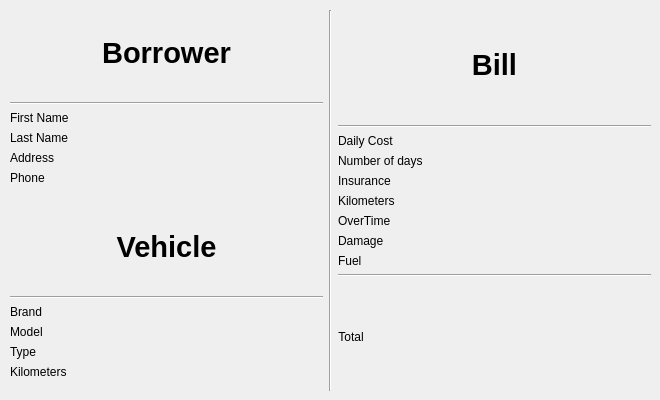
    <widget class="QWidget" name="pageBill">
     <widget class="QWidget" name="horizontalLayoutWidget_3">
      <property name="geometry">
       <rect>
        <x>10</x>
        <y>10</y>
        <width>641</width>
        <height>381</height>
       </rect>
      </property>
      <layout class="QHBoxLayout" name="horizontalLayout_7">
       <item>
        <layout class="QVBoxLayout" name="verticalLayout_8">
         <item>
          <widget class="QLabel" name="label_42">
           <property name="font">
            <font>
             <pointsize>22</pointsize>
             <weight>75</weight>
             <bold>true</bold>
            </font>
           </property>
           <property name="text">
            <string>Borrower</string>
           </property>
           <property name="alignment">
            <set>Qt::AlignCenter</set>
           </property>
          </widget>
         </item>
         <item>
          <widget class="Line" name="line_21">
           <property name="orientation">
            <enum>Qt::Horizontal</enum>
           </property>
          </widget>
         </item>
         <item>
          <layout class="QFormLayout" name="formLayout_9">
           <property name="fieldGrowthPolicy">
            <enum>QFormLayout::AllNonFixedFieldsGrow</enum>
           </property>
           <item row="0" column="0">
            <widget class="QLabel" name="label_66">
             <property name="text">
              <string>First Name</string>
             </property>
            </widget>
           </item>
           <item row="0" column="1">
            <widget class="QLabel" name="label_bill_fname">
             <property name="text">
              <string/>
             </property>
            </widget>
           </item>
           <item row="1" column="0">
            <widget class="QLabel" name="label_68">
             <property name="text">
              <string>Last Name</string>
             </property>
            </widget>
           </item>
           <item row="1" column="1">
            <widget class="QLabel" name="label_bill_lname">
             <property name="text">
              <string/>
             </property>
            </widget>
           </item>
           <item row="2" column="0">
            <widget class="QLabel" name="label_70">
             <property name="text">
              <string>Address</string>
             </property>
            </widget>
           </item>
           <item row="2" column="1">
            <widget class="QLabel" name="label_bill_add">
             <property name="text">
              <string/>
             </property>
            </widget>
           </item>
           <item row="3" column="0">
            <widget class="QLabel" name="label_72">
             <property name="text">
              <string>Phone</string>
             </property>
            </widget>
           </item>
           <item row="3" column="1">
            <widget class="QLabel" name="label_bill_phone">
             <property name="text">
              <string/>
             </property>
            </widget>
           </item>
          </layout>
         </item>
         <item>
          <widget class="QLabel" name="label_44">
           <property name="font">
            <font>
             <pointsize>22</pointsize>
             <weight>75</weight>
             <bold>true</bold>
            </font>
           </property>
           <property name="text">
            <string>Vehicle</string>
           </property>
           <property name="alignment">
            <set>Qt::AlignCenter</set>
           </property>
          </widget>
         </item>
         <item>
          <widget class="Line" name="line_22">
           <property name="orientation">
            <enum>Qt::Horizontal</enum>
           </property>
          </widget>
         </item>
         <item>
          <layout class="QFormLayout" name="formLayout_10">
           <item row="0" column="0">
            <widget class="QLabel" name="label_74">
             <property name="text">
              <string>Brand</string>
             </property>
            </widget>
           </item>
           <item row="0" column="1">
            <widget class="QLabel" name="label_bill_brand">
             <property name="text">
              <string/>
             </property>
            </widget>
           </item>
           <item row="1" column="0">
            <widget class="QLabel" name="label_76">
             <property name="text">
              <string>Model</string>
             </property>
            </widget>
           </item>
           <item row="1" column="1">
            <widget class="QLabel" name="label_bill_model">
             <property name="text">
              <string/>
             </property>
            </widget>
           </item>
           <item row="3" column="0">
            <widget class="QLabel" name="label_78">
             <property name="text">
              <string>Kilometers</string>
             </property>
            </widget>
           </item>
           <item row="3" column="1">
            <widget class="QLabel" name="label_bill_km">
             <property name="text">
              <string/>
             </property>
            </widget>
           </item>
           <item row="2" column="0">
            <widget class="QLabel" name="label_80">
             <property name="text">
              <string>Type</string>
             </property>
            </widget>
           </item>
           <item row="2" column="1">
            <widget class="QLabel" name="label_bill_type">
             <property name="text">
              <string/>
             </property>
            </widget>
           </item>
          </layout>
         </item>
        </layout>
       </item>
       <item>
        <widget class="Line" name="line_20">
         <property name="orientation">
          <enum>Qt::Vertical</enum>
         </property>
        </widget>
       </item>
       <item>
        <layout class="QVBoxLayout" name="verticalLayout_9">
         <item>
          <widget class="QLabel" name="label_46">
           <property name="font">
            <font>
             <pointsize>22</pointsize>
             <weight>75</weight>
             <bold>true</bold>
            </font>
           </property>
           <property name="text">
            <string>Bill</string>
           </property>
           <property name="alignment">
            <set>Qt::AlignCenter</set>
           </property>
          </widget>
         </item>
         <item>
          <widget class="Line" name="line_23">
           <property name="orientation">
            <enum>Qt::Horizontal</enum>
           </property>
          </widget>
         </item>
         <item>
          <layout class="QFormLayout" name="formLayout_11">
           <item row="0" column="0">
            <widget class="QLabel" name="label_52">
             <property name="text">
              <string>Daily Cost</string>
             </property>
            </widget>
           </item>
           <item row="0" column="1">
            <widget class="QLabel" name="label_bill_dc">
             <property name="text">
              <string/>
             </property>
            </widget>
           </item>
           <item row="1" column="0">
            <widget class="QLabel" name="label_54">
             <property name="text">
              <string>Number of days</string>
             </property>
            </widget>
           </item>
           <item row="1" column="1">
            <widget class="QLabel" name="label_bill_nbod">
             <property name="text">
              <string/>
             </property>
            </widget>
           </item>
           <item row="2" column="0">
            <widget class="QLabel" name="label_56">
             <property name="text">
              <string>Insurance</string>
             </property>
            </widget>
           </item>
           <item row="2" column="1">
            <widget class="QLabel" name="label_bill_insu">
             <property name="text">
              <string/>
             </property>
            </widget>
           </item>
           <item row="4" column="0">
            <widget class="QLabel" name="label_58">
             <property name="text">
              <string>OverTime</string>
             </property>
            </widget>
           </item>
           <item row="4" column="1">
            <widget class="QLabel" name="label_bill_ot">
             <property name="text">
              <string/>
             </property>
            </widget>
           </item>
           <item row="5" column="0">
            <widget class="QLabel" name="label_60">
             <property name="text">
              <string>Damage</string>
             </property>
            </widget>
           </item>
           <item row="5" column="1">
            <widget class="QLabel" name="label_bill_dam">
             <property name="text">
              <string/>
             </property>
            </widget>
           </item>
           <item row="6" column="0">
            <widget class="QLabel" name="label_62">
             <property name="text">
              <string>Fuel</string>
             </property>
            </widget>
           </item>
           <item row="6" column="1">
            <widget class="QLabel" name="label_bill_fuel">
             <property name="text">
              <string/>
             </property>
            </widget>
           </item>
           <item row="3" column="0">
            <widget class="QLabel" name="label_64">
             <property name="text">
              <string>Kilometers</string>
             </property>
            </widget>
           </item>
           <item row="3" column="1">
            <widget class="QLabel" name="label_bill_kilo">
             <property name="text">
              <string/>
             </property>
            </widget>
           </item>
          </layout>
         </item>
         <item>
          <widget class="Line" name="line_24">
           <property name="orientation">
            <enum>Qt::Horizontal</enum>
           </property>
          </widget>
         </item>
         <item>
          <layout class="QFormLayout" name="formLayout_12">
           <property name="labelAlignment">
            <set>Qt::AlignCenter</set>
           </property>
           <property name="formAlignment">
            <set>Qt::AlignCenter</set>
           </property>
           <item row="0" column="0">
            <widget class="QLabel" name="label_48">
             <property name="text">
              <string>Total</string>
             </property>
             <property name="alignment">
              <set>Qt::AlignCenter</set>
             </property>
            </widget>
           </item>
           <item row="0" column="1">
            <widget class="QLabel" name="label_bill_tot">
             <property name="text">
              <string/>
             </property>
            </widget>
           </item>
          </layout>
         </item>
        </layout>
       </item>
      </layout>
     </widget>
    </widget>
